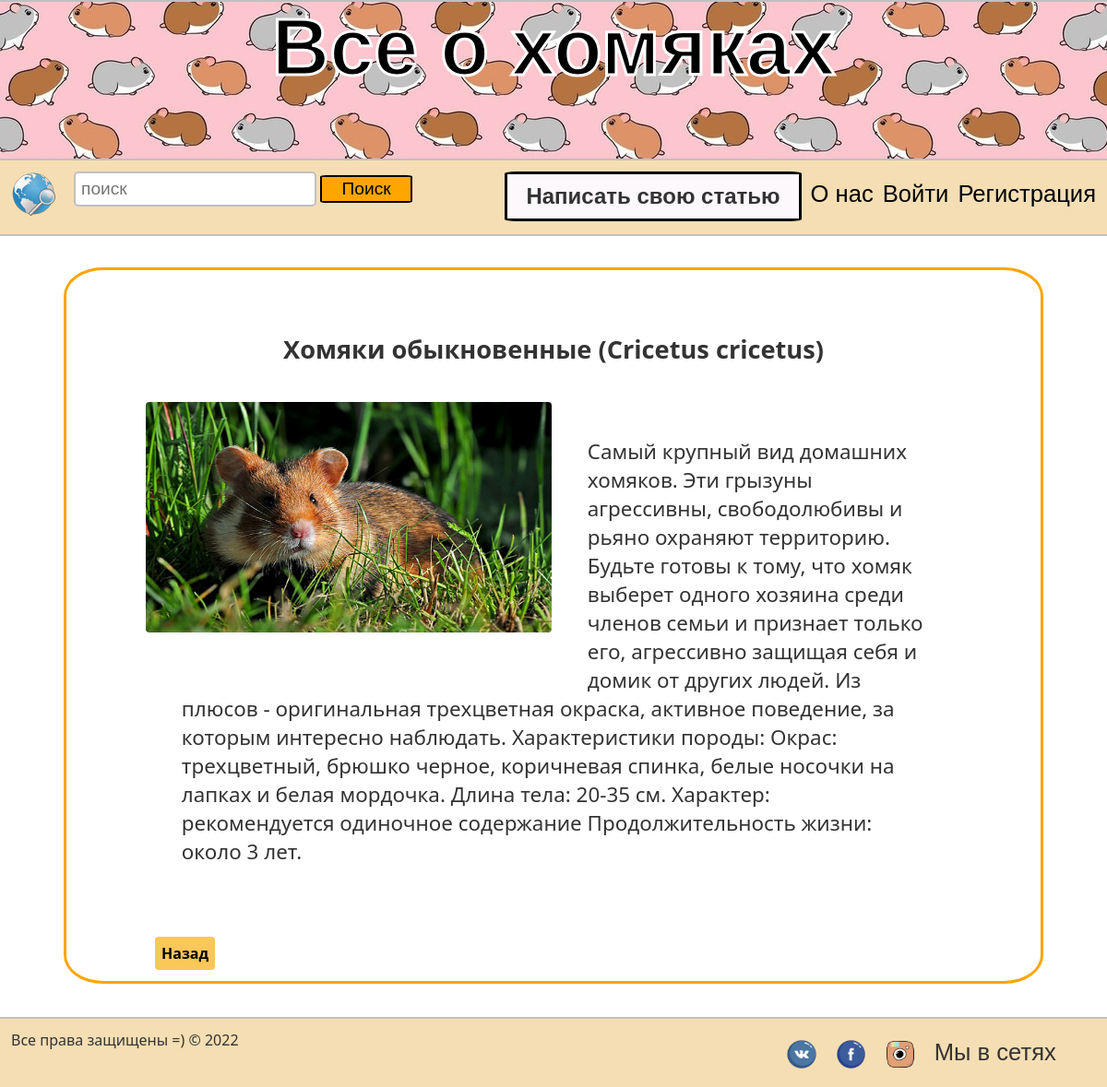
The app's page /blog/obichnie_homjaki/ with its own data.
### myblog/models.py (models this page shows, shortened)
class Post(models.Model):
    title = models.CharField(max_length=200)
    url = models.SlugField()
    content = models.TextField()
    image = models.ImageField()
    created_at = models.DateField(default=timezone.now)
    author = models.ForeignKey(User, on_delete=models.CASCADE)

### myblog/views.py (the view)
# urls.py: path('blog/<slug>/', PostDetailView.as_view(), name='post_detail'),
class PostDetailView(View):
    def get(self, request, slug, *args, **kwargs):
        post = get_object_or_404(Post, url=slug)
        return render(request, 'myblog/post_detail.html', context={'post': post})

### myblog/templates/myblog/post_detail.html (shortened to what this page needs)
{% extends './base.html' %}
{% load static %}
{% block content %}
    <div class="post_detail">
		<h4>{{ post.title }}</h4>
        <img src="{{ post.image.url }}">
		<p>{{ post.content }}</p>
		<a href="{% url 'index' %}">Назад</a>
	</div>
{% endblock %}

### myblog/static/css/style.css (style rules this page uses)
* { margin: 0; padding: 0; outline: none; }
html { height: 100%; }
body { width: 100%; height: 100%; color: #333; background-color: f7f7f7; font-size: 1em; font-family: "Segoe UI", sans-serif; }
a { color: black; text-decoration: none; transition: all.6s ease; -moz-transition: all.6s ease; }
.post_detail { border: 3px solid orange; border-radius: 4%; width: 80%; margin-left: auto; margin-right: auto; margin-top: 3%; margin-bottom: 3%; min-height: auto; padding: 4%; }
.post_detail h4 { font-size: 1.7em; text-align: center; margin-top: 2%; }
.post_detail img { width: 440px; height: 250px; border-radius: 4px 4px 4px 4px; margin: 4%; float: left; }
.post_detail p { font-size: 1.4em; font-family: "Segoe UI", sans-serif; margin: 2%; padding: 6%; }
.post_detail a { padding: 5px; background-color: #FAC759; margin-left: 5%; border-radius: 4px; float: left; margin-bottom: 5%; font-weight: bold; border: 2px solid #FAC759; }

### records on screen
Post: title "Хомяки обыкновенные (Cricetus cricetus)", image (picture), content "Самый крупный вид домашних хомяков. Эти грызуны агрессивны, свободолюбивы и рьяно охраняют территорию. Будьте готовы к тому, что хомяк выберет одного хозяина среди членов семьи и признает только его, агрессивно защищая себя и домик от других людей. Из плюсов - оригинальная трехцветная окраска, активное поведение, за которым интересно наблюдать. Характеристики породы: Окрас: трехцветный, брюшко черное, коричневая спинка, белые носочки на лапках и белая мордочка. Длина тела: 20-35 см. Характер: рекомендуется одиночное содержание Продолжительность жизни: около 3 лет."
